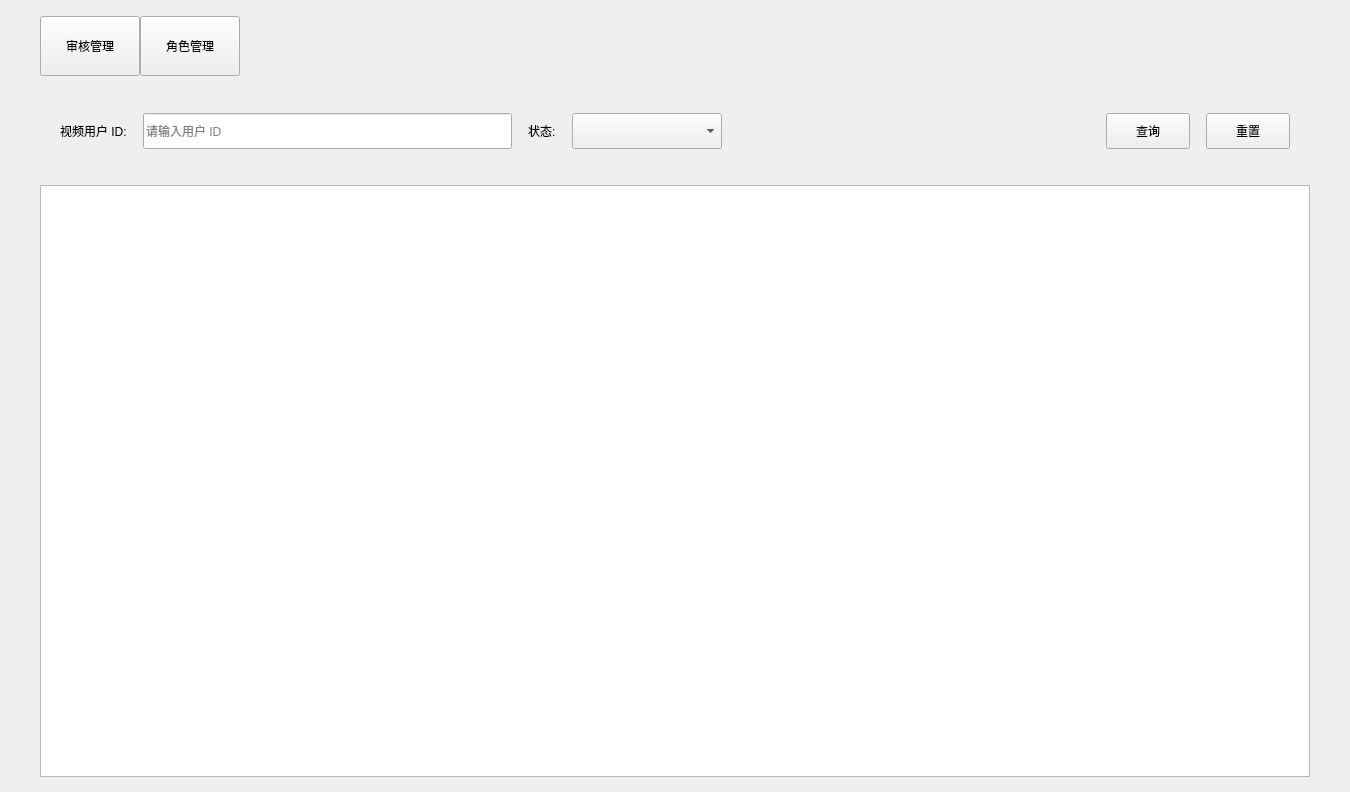
<?xml version="1.0" encoding="UTF-8"?>
<ui version="4.0">
 <class>AdminWidget</class>
 <widget class="QWidget" name="AdminWidget">
  <property name="geometry">
   <rect>
    <x>0</x>
    <y>0</y>
    <width>1350</width>
    <height>792</height>
   </rect>
  </property>
  <property name="windowTitle">
   <string>后台管理</string>
  </property>
  <layout class="QHBoxLayout" name="rootLayout">
   <property name="spacing">
    <number>0</number>
   </property>
   <property name="leftMargin">
    <number>0</number>
   </property>
   <property name="topMargin">
    <number>0</number>
   </property>
   <property name="rightMargin">
    <number>0</number>
   </property>
   <property name="bottomMargin">
    <number>0</number>
   </property>
   <item>
    <widget class="QWidget" name="backgroundWidget" native="true">
     <layout class="QVBoxLayout" name="backgroundLayout">
      <property name="spacing">
       <number>0</number>
      </property>
      <property name="leftMargin">
       <number>16</number>
      </property>
      <property name="topMargin">
       <number>16</number>
      </property>
      <property name="rightMargin">
       <number>16</number>
      </property>
      <property name="bottomMargin">
       <number>15</number>
      </property>
      <item>
       <widget class="QWidget" name="container" native="true">
        <layout class="QVBoxLayout" name="containerLayout">
         <property name="spacing">
          <number>15</number>
         </property>
         <property name="leftMargin">
          <number>24</number>
         </property>
         <property name="topMargin">
          <number>0</number>
         </property>
         <property name="rightMargin">
          <number>24</number>
         </property>
         <property name="bottomMargin">
          <number>0</number>
         </property>
         <item>
          <widget class="QFrame" name="tabBox">
           <property name="minimumSize">
            <size>
             <width>0</width>
             <height>60</height>
            </size>
           </property>
           <property name="maximumSize">
            <size>
             <width>16777215</width>
             <height>60</height>
            </size>
           </property>
           <property name="frameShape">
            <enum>QFrame::Shape::NoFrame</enum>
           </property>
           <layout class="QHBoxLayout" name="tabLayout">
            <property name="spacing">
             <number>0</number>
            </property>
            <property name="leftMargin">
             <number>0</number>
            </property>
            <property name="topMargin">
             <number>0</number>
            </property>
            <property name="rightMargin">
             <number>0</number>
            </property>
            <property name="bottomMargin">
             <number>0</number>
            </property>
            <item>
             <widget class="QPushButton" name="checkBtn">
              <property name="minimumSize">
               <size>
                <width>100</width>
                <height>60</height>
               </size>
              </property>
              <property name="maximumSize">
               <size>
                <width>100</width>
                <height>60</height>
               </size>
              </property>
              <property name="cursor">
               <cursorShape>PointingHandCursor</cursorShape>
              </property>
              <property name="text">
               <string>审核管理</string>
              </property>
             </widget>
            </item>
            <item>
             <widget class="QPushButton" name="roleBtn">
              <property name="minimumSize">
               <size>
                <width>100</width>
                <height>60</height>
               </size>
              </property>
              <property name="maximumSize">
               <size>
                <width>100</width>
                <height>60</height>
               </size>
              </property>
              <property name="cursor">
               <cursorShape>PointingHandCursor</cursorShape>
              </property>
              <property name="text">
               <string>角色管理</string>
              </property>
             </widget>
            </item>
            <item>
             <spacer name="tabSpacer">
              <property name="orientation">
               <enum>Qt::Orientation::Horizontal</enum>
              </property>
              <property name="sizeHint" stdset="0">
               <size>
                <width>40</width>
                <height>20</height>
               </size>
              </property>
             </spacer>
            </item>
           </layout>
          </widget>
         </item>
         <item>
          <widget class="QStackedWidget" name="adminStackedWidget">
           <widget class="QWidget" name="checkPage">
            <layout class="QVBoxLayout" name="checkPageLayout">
             <property name="spacing">
              <number>14</number>
             </property>
             <property name="leftMargin">
              <number>0</number>
             </property>
             <property name="topMargin">
              <number>0</number>
             </property>
             <property name="rightMargin">
              <number>0</number>
             </property>
             <property name="bottomMargin">
              <number>0</number>
             </property>
             <item>
              <widget class="QWidget" name="checkFilterBox" native="true">
               <property name="minimumSize">
                <size>
                 <width>0</width>
                 <height>80</height>
                </size>
               </property>
               <property name="maximumSize">
                <size>
                 <width>16777215</width>
                 <height>80</height>
                </size>
               </property>
               <layout class="QHBoxLayout" name="checkFilterLayout">
                <property name="spacing">
                 <number>16</number>
                </property>
                <property name="leftMargin">
                 <number>20</number>
                </property>
                <property name="topMargin">
                 <number>0</number>
                </property>
                <property name="rightMargin">
                 <number>20</number>
                </property>
                <property name="bottomMargin">
                 <number>0</number>
                </property>
                <item>
                 <widget class="QLabel" name="checkUserIdLabel">
                  <property name="text">
                   <string>视频用户 ID:</string>
                  </property>
                 </widget>
                </item>
                <item>
                 <widget class="QLineEdit" name="checkUserIdEdit">
                  <property name="minimumSize">
                   <size>
                    <width>220</width>
                    <height>36</height>
                   </size>
                  </property>
                  <property name="placeholderText">
                   <string>请输入用户 ID</string>
                  </property>
                 </widget>
                </item>
                <item>
                 <widget class="QLabel" name="checkStatusLabel">
                  <property name="text">
                   <string>状态:</string>
                  </property>
                 </widget>
                </item>
                <item>
                 <widget class="QComboBox" name="checkStatusCombo">
                  <property name="minimumSize">
                   <size>
                    <width>150</width>
                    <height>36</height>
                   </size>
                  </property>
                 </widget>
                </item>
                <item>
                 <spacer name="checkFilterSpacer">
                  <property name="orientation">
                   <enum>Qt::Orientation::Horizontal</enum>
                  </property>
                  <property name="sizeHint" stdset="0">
                   <size>
                    <width>40</width>
                    <height>20</height>
                   </size>
                  </property>
                 </spacer>
                </item>
                <item>
                 <widget class="QPushButton" name="checkQueryBtn">
                  <property name="minimumSize">
                   <size>
                    <width>84</width>
                    <height>36</height>
                   </size>
                  </property>
                  <property name="cursor">
                   <cursorShape>PointingHandCursor</cursorShape>
                  </property>
                  <property name="text">
                   <string>查询</string>
                  </property>
                 </widget>
                </item>
                <item>
                 <widget class="QPushButton" name="checkResetBtn">
                  <property name="minimumSize">
                   <size>
                    <width>84</width>
                    <height>36</height>
                   </size>
                  </property>
                  <property name="cursor">
                   <cursorShape>PointingHandCursor</cursorShape>
                  </property>
                  <property name="text">
                   <string>重置</string>
                  </property>
                 </widget>
                </item>
               </layout>
              </widget>
             </item>
             <item>
              <widget class="QTableWidget" name="checkTable"/>
             </item>
            </layout>
           </widget>
           <widget class="QWidget" name="rolePage">
            <layout class="QVBoxLayout" name="rolePageLayout">
             <property name="spacing">
              <number>14</number>
             </property>
             <property name="leftMargin">
              <number>0</number>
             </property>
             <property name="topMargin">
              <number>0</number>
             </property>
             <property name="rightMargin">
              <number>0</number>
             </property>
             <property name="bottomMargin">
              <number>0</number>
             </property>
             <item>
              <widget class="QWidget" name="roleFilterBox" native="true">
               <property name="minimumSize">
                <size>
                 <width>0</width>
                 <height>80</height>
                </size>
               </property>
               <property name="maximumSize">
                <size>
                 <width>16777215</width>
                 <height>80</height>
                </size>
               </property>
               <layout class="QHBoxLayout" name="roleFilterLayout">
                <property name="spacing">
                 <number>16</number>
                </property>
                <property name="leftMargin">
                 <number>20</number>
                </property>
                <property name="topMargin">
                 <number>0</number>
                </property>
                <property name="rightMargin">
                 <number>20</number>
                </property>
                <property name="bottomMargin">
                 <number>0</number>
                </property>
                <item>
                 <widget class="QLabel" name="roleEmailLabel">
                  <property name="text">
                   <string>用户邮箱:</string>
                  </property>
                 </widget>
                </item>
                <item>
                 <widget class="QLineEdit" name="roleEmailEdit">
                  <property name="minimumSize">
                   <size>
                    <width>220</width>
                    <height>36</height>
                   </size>
                  </property>
                  <property name="placeholderText">
                   <string>请输入用户邮箱</string>
                  </property>
                 </widget>
                </item>
                <item>
                 <widget class="QLabel" name="roleStatusLabel">
                  <property name="text">
                   <string>用户状态:</string>
                  </property>
                 </widget>
                </item>
                <item>
                 <widget class="QComboBox" name="roleStatusCombo">
                  <property name="minimumSize">
                   <size>
                    <width>150</width>
                    <height>36</height>
                   </size>
                  </property>
                 </widget>
                </item>
                <item>
                 <spacer name="roleFilterSpacer">
                  <property name="orientation">
                   <enum>Qt::Orientation::Horizontal</enum>
                  </property>
                  <property name="sizeHint" stdset="0">
                   <size>
                    <width>40</width>
                    <height>20</height>
                   </size>
                  </property>
                 </spacer>
                </item>
                <item>
                 <widget class="QPushButton" name="addAdminBtn">
                  <property name="minimumSize">
                   <size>
                    <width>112</width>
                    <height>36</height>
                   </size>
                  </property>
                  <property name="cursor">
                   <cursorShape>PointingHandCursor</cursorShape>
                  </property>
                  <property name="text">
                   <string>添加管理员</string>
                  </property>
                 </widget>
                </item>
                <item>
                 <widget class="QPushButton" name="roleQueryBtn">
                  <property name="minimumSize">
                   <size>
                    <width>84</width>
                    <height>36</height>
                   </size>
                  </property>
                  <property name="cursor">
                   <cursorShape>PointingHandCursor</cursorShape>
                  </property>
                  <property name="text">
                   <string>查询</string>
                  </property>
                 </widget>
                </item>
                <item>
                 <widget class="QPushButton" name="roleResetBtn">
                  <property name="minimumSize">
                   <size>
                    <width>84</width>
                    <height>36</height>
                   </size>
                  </property>
                  <property name="cursor">
                   <cursorShape>PointingHandCursor</cursorShape>
                  </property>
                  <property name="text">
                   <string>重置</string>
                  </property>
                 </widget>
                </item>
               </layout>
              </widget>
             </item>
             <item>
              <widget class="QTableWidget" name="roleTable"/>
             </item>
            </layout>
           </widget>
          </widget>
         </item>
        </layout>
       </widget>
      </item>
     </layout>
    </widget>
   </item>
  </layout>
 </widget>
 <resources/>
 <connections/>
</ui>
